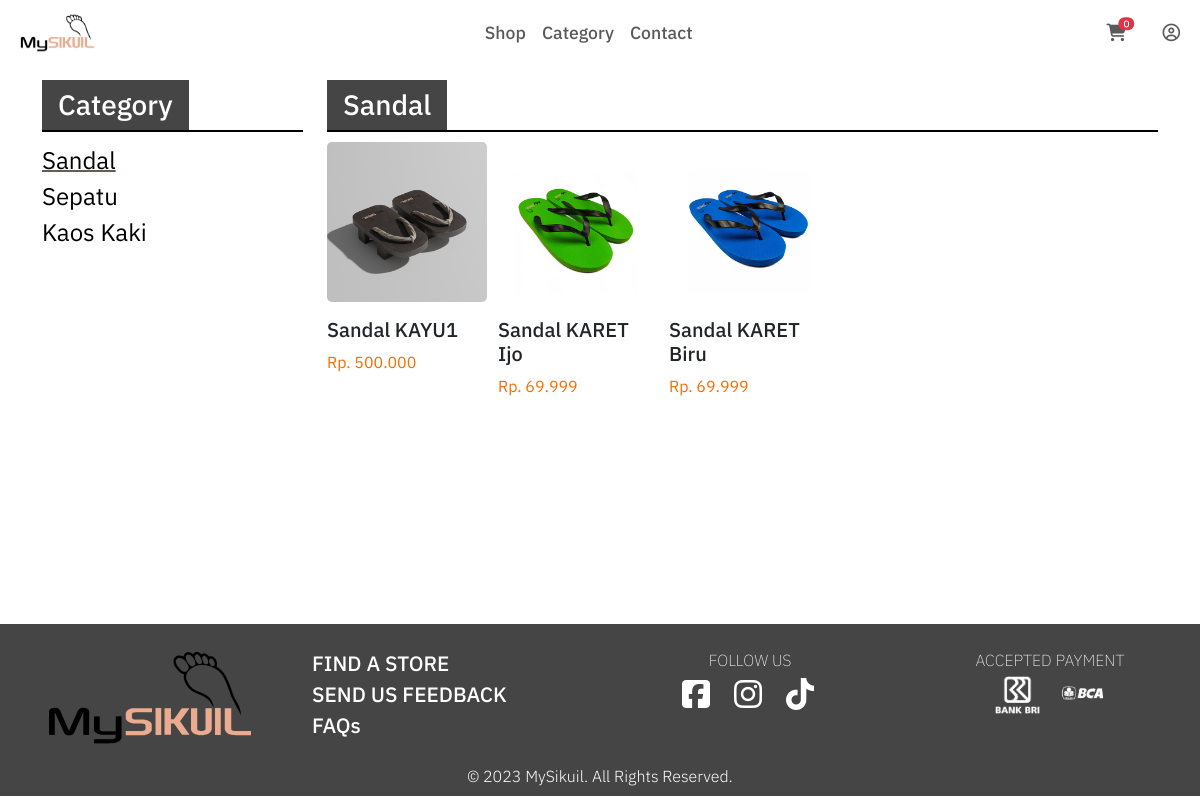
The page /index.php/kategori/sandal on the database its author committed.
### tables this page shows
CREATE TABLE `tb_barang` (
  `id_brg` int(11) NOT NULL,
  `nama_brg` varchar(120) NOT NULL,
  `kategori` varchar(60) NOT NULL,
  `harga` int(11) NOT NULL,
  `stok` int(4) UNSIGNED NOT NULL,
  `gambar` text NOT NULL
);

### application/controllers/kategori.php (called while the page is built, shortened)
<?php
class Kategori extends CI_Controller{
    public function sandal(){
        $data['sandal'] = $this->model_kategori->data_sandal()->result();
        $this->load->view('templates/header');
        $this->load->view('sandal', $data);
        $this->load->view('templates/footer');
    }
}

### index.php (called while the page is built, shortened)
<?php
require_once BASEPATH.'core/CodeIgniter.php';

### application/models/model_kategori.php (called while the page is built, shortened)
<?php
class Model_Kategori extends CI_Model{
    public function data_sandal(){
        return $this->db->get_where("tb_barang", array('kategori' => 'sandal'));
    }
}

### application/views/sandal.php (the view, shortened to what this page needs)
<head>
    <link href="<?php echo base_url()?>assets/css/shop.css" rel="stylesheet" type="text/css">
</head>
<div class="container" id="shop" style="padding-top: 5em; padding-bottom:5vh;  min-height: 39em; ">
        <div class="row ">
            <div class="col-3">
                <div class="title1">
                    <h3 class="title1">Category</h3>
                </div><hr class="garis">
                    <p class="sideCategory sideActive"><a href="<?php echo base_url('kategori/sandal')?>">Sandal</a></p>
                    <p class="sideCategory"><a href="<?php echo base_url('kategori/sepatu')?>">Sepatu</a></p>
                    <p class="sideCategory"><a href="<?php echo base_url('kategori/kaos_kaki')?>">Kaos Kaki</a></p>
            </div>
            <div class="col-9">
                <div class="title1">
                    <h3 class="title1">Sandal</h3>
                </div><hr class="garis">
                <div class="row row-cols-lg-5 row-cols-md-3 row-cols-xs-1 row-cols-sm-2 ">
                    <?php foreach ($sandal as $brg) : ?>
                        <div class="col">
                            <a href="<?php echo base_url('dashboard/detail/' .$brg->id_brg)?>">
                                <div class="card border-0 produk">
                                    <img class="card-img-top" src="<?php echo base_url('uploads/').$brg->gambar?>" alt="Card image cap">
                                    <div class="card-body">
                                        <h5 class="card-title"><?= $brg->nama_brg?></h5>
                                        <p class="card-text">Rp. <?php echo number_format($brg->harga, 0,',','.') ?></p>
                                    </div>
                                </div>
                        </div>
                    <?php endforeach ?>
                </div>
            </div>
        </div>
    </div>

### assets/css/navFoot.css (style rules this page uses)
body { font-family: 'IBM Plex Sans'; color: #6A5C55; }
p { margin: 0; padding: 0; }
a { list-style-type: none; }

### assets/css/shop.css (style rules this page uses)
.title1 { display: inline-block; background-color: #454545; padding: .5vh 1vh 0 1vh ; color: #fff; text-align: left; }
.garis { width: 100%; height: 0; border: none; border-top: 2px solid; border-color: black; padding: 0; margin: 0; margin-bottom: 10px; opacity: 1; }
.sideCategory { list-style-type: none; }
.sideCategory a { color: #000; text-decoration:none ; font-size: 1.5em; }
.sideActive { text-decoration: underline; text-decoration-thickness: 2px; }
.produk { height: 15em; width: 10em; border-radius: 0; }
.produk img { border-radius: 5px; }
.produk .card-body { padding-left: 0; }
.produk .card-text { color: #F66E00; }
.produk .card-img-overlay a { text-decoration: none; color: #000; }

### rows shown on the page
tb_barang: gambar (picture), nama_brg "Sandal KAYU1", harga "500.000"
tb_barang: gambar (picture), nama_brg "Sandal KARET Ijo", harga "69.999"
tb_barang: gambar (picture), nama_brg "Sandal KARET Biru", harga "69.999"

### other values the page prints
$keranjang "0"
